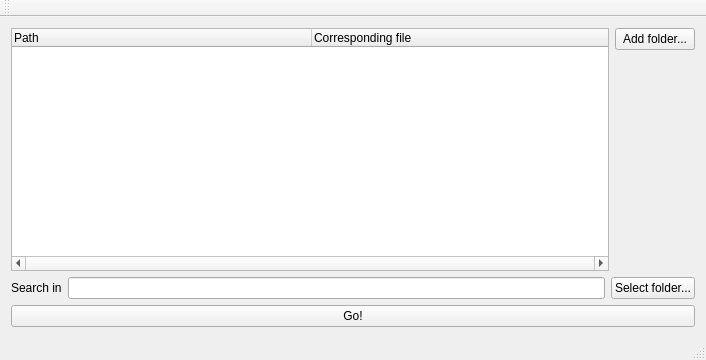
<?xml version="1.0" encoding="UTF-8"?>
<ui version="4.0">
 <class>MainWindow</class>
 <widget class="QMainWindow" name="MainWindow">
  <property name="geometry">
   <rect>
    <x>0</x>
    <y>0</y>
    <width>706</width>
    <height>360</height>
   </rect>
  </property>
  <property name="windowTitle">
   <string>MainWindow</string>
  </property>
  <widget class="QWidget" name="centralWidget">
   <layout class="QVBoxLayout" name="verticalLayout">
    <item>
     <layout class="QGridLayout" name="gridLayout" rowstretch="1,0,0" columnstretch="1,0,0,0">
      <item row="0" column="0" rowspan="3" colspan="2">
       <widget class="QTreeWidget" name="treeWidget">
        <property name="horizontalScrollBarPolicy">
         <enum>Qt::ScrollBarAlwaysOn</enum>
        </property>
        <property name="columnCount">
         <number>2</number>
        </property>
        <attribute name="headerDefaultSectionSize">
         <number>300</number>
        </attribute>
        <column>
         <property name="text">
          <string>Path</string>
         </property>
        </column>
        <column>
         <property name="text">
          <string>Corresponding file</string>
         </property>
        </column>
       </widget>
      </item>
      <item row="0" column="2">
       <widget class="QPushButton" name="pb_addFolderContents">
        <property name="text">
         <string>Add folder...</string>
        </property>
       </widget>
      </item>
     </layout>
    </item>
    <item>
     <layout class="QHBoxLayout" name="horizontalLayout_2">
      <item>
       <widget class="QLabel" name="label_2">
        <property name="text">
         <string>Search in</string>
        </property>
       </widget>
      </item>
      <item>
       <widget class="QLineEdit" name="le_folder"/>
      </item>
      <item>
       <widget class="QPushButton" name="pb_setFolder">
        <property name="text">
         <string>Select folder...</string>
        </property>
       </widget>
      </item>
     </layout>
    </item>
    <item>
     <widget class="QPushButton" name="pbGo">
      <property name="text">
       <string>Go!</string>
      </property>
     </widget>
    </item>
   </layout>
  </widget>
  <widget class="QMenuBar" name="menuBar">
   <property name="geometry">
    <rect>
     <x>0</x>
     <y>0</y>
     <width>706</width>
     <height>21</height>
    </rect>
   </property>
  </widget>
  <widget class="QToolBar" name="mainToolBar">
   <attribute name="toolBarArea">
    <enum>TopToolBarArea</enum>
   </attribute>
   <attribute name="toolBarBreak">
    <bool>false</bool>
   </attribute>
  </widget>
  <widget class="QStatusBar" name="statusBar"/>
 </widget>
 <layoutdefault spacing="6" margin="11"/>
 <resources/>
 <connections/>
</ui>
